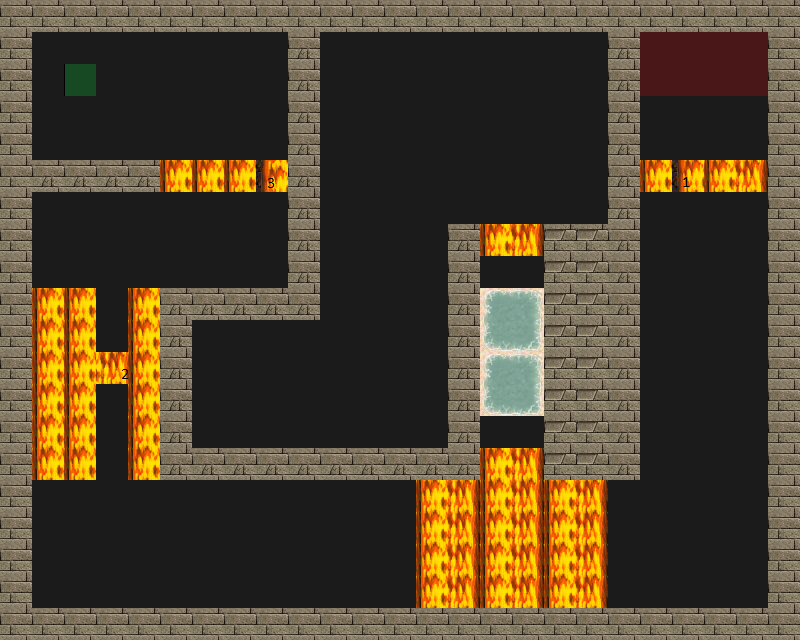

The image is a tile-based game level rendered from a .tmx file. Its description and complete source (layers, tilesets, objects, tile grids) follow:
An orthogonal 25x20 tile map with 32x32 px tiles, 4 tile layers (Road, Trap, Wall, Utility), 4 tilesets.

<map version="1.0" tiledversion="1.1.5" orientation="orthogonal" renderorder="right-down" width="25" height="20" tilewidth="32" tileheight="32" infinite="0" nextobjectid="1">
 <tileset firstgid="1" source="tilesets/meta.tsx" />
 <tileset firstgid="3" source="tilesets/road.tsx" />
 <tileset firstgid="4" source="tilesets/traps.tsx" />
 <tileset firstgid="196" source="tilesets/wallsandroofs.tsx" />
 <layer name="Road" width="25" height="20">
  <data encoding="csv">
3,3,3,3,3,3,3,3,3,3,3,3,3,3,3,3,3,3,3,3,3,3,3,3,3,
3,3,3,3,3,3,3,3,3,3,3,3,3,3,3,3,3,3,3,3,3,3,3,3,3,
3,3,3,3,3,3,3,3,3,3,3,3,3,3,3,3,3,3,3,3,3,3,3,3,3,
3,3,3,3,3,3,3,3,3,3,3,3,3,3,3,3,3,3,3,3,3,3,3,3,3,
3,3,3,3,3,3,3,3,3,3,3,3,3,3,3,3,3,3,3,3,3,3,3,3,3,
3,3,3,3,3,3,3,3,3,3,3,3,3,3,3,3,3,3,3,3,3,3,3,3,3,
3,3,3,3,3,3,3,3,3,3,3,3,3,3,3,3,3,3,3,3,3,3,3,3,3,
3,3,3,3,3,3,3,3,3,3,3,3,3,3,3,3,3,3,3,3,3,3,3,3,3,
3,3,3,3,3,3,3,3,3,3,3,3,3,3,3,3,3,3,3,3,3,3,3,3,3,
3,3,3,3,3,3,3,3,3,3,3,3,3,3,3,3,3,3,3,3,3,3,3,3,3,
3,3,3,3,3,3,3,3,3,3,3,3,3,3,3,3,3,3,3,3,3,3,3,3,3,
3,3,3,3,3,3,3,3,3,3,3,3,3,3,3,3,3,3,3,3,3,3,3,3,3,
3,3,3,3,3,3,3,3,3,3,3,3,3,3,3,3,3,3,3,3,3,3,3,3,3,
3,3,3,3,3,3,3,3,3,3,3,3,3,3,3,3,3,3,3,3,3,3,3,3,3,
3,3,3,3,3,3,3,3,3,3,3,3,3,3,3,3,3,3,3,3,3,3,3,3,3,
3,3,3,3,3,3,3,3,3,3,3,3,3,3,3,3,3,3,3,3,3,3,3,3,3,
3,3,3,3,3,3,3,3,3,3,3,3,3,3,3,3,3,3,3,3,3,3,3,3,3,
3,3,3,3,3,3,3,3,3,3,3,3,3,3,3,3,3,3,3,3,3,3,3,3,3,
3,3,3,3,3,3,3,3,3,3,3,3,3,3,3,3,3,3,3,3,3,3,3,3,3,
3,3,3,3,3,3,3,3,3,3,3,3,3,3,3,3,3,3,3,3,3,3,3,3,3
</data>
 </layer>
 <layer name="Trap" width="25" height="20">
  <data encoding="csv">
0,0,0,0,0,0,0,0,0,0,0,0,0,0,0,0,0,0,0,0,0,0,0,0,0,
0,0,0,0,0,0,0,0,0,0,0,0,0,0,0,0,0,0,0,0,0,0,0,0,0,
0,0,0,0,0,0,0,0,0,0,0,0,0,0,0,0,0,0,0,0,0,0,0,0,0,
0,0,0,0,0,0,0,0,0,0,0,0,0,0,0,0,0,0,0,0,0,0,0,0,0,
0,0,0,0,0,0,0,0,0,0,0,0,0,0,0,0,0,0,0,0,0,0,0,0,0,
0,0,0,0,0,162,162,162,176,0,0,0,0,0,0,0,0,0,0,0,162,160,162,163,0,
0,0,0,0,0,0,0,0,0,0,0,0,0,0,0,0,0,0,0,0,0,0,0,0,0,
0,0,0,0,0,0,0,0,0,0,0,0,0,0,0,162,163,0,0,0,0,0,0,0,0,
0,0,0,0,0,0,0,0,0,0,0,0,0,0,0,0,0,0,0,0,0,0,0,0,0,
0,162,162,0,162,0,0,0,0,0,0,0,0,0,0,80,81,0,0,0,0,0,0,0,0,
0,162,162,0,162,0,0,0,0,0,0,0,0,0,0,96,97,0,0,0,0,0,0,0,0,
0,162,162,161,162,0,0,0,0,0,0,0,0,0,0,80,81,0,0,0,0,0,0,0,0,
0,162,162,0,162,0,0,0,0,0,0,0,0,0,0,96,97,0,0,0,0,0,0,0,0,
0,162,162,0,162,0,0,0,0,0,0,0,0,0,0,0,0,0,0,0,0,0,0,0,0,
0,162,162,0,162,0,0,0,0,0,0,0,0,0,0,162,163,0,0,0,0,0,0,0,0,
0,0,0,0,0,0,0,0,0,0,0,0,0,162,163,162,163,162,163,0,0,0,0,0,0,
0,0,0,0,0,0,0,0,0,0,0,0,0,162,163,162,163,162,163,0,0,0,0,0,0,
0,0,0,0,0,0,0,0,0,0,0,0,0,162,163,162,163,162,163,0,0,0,0,0,0,
0,0,0,0,0,0,0,0,0,0,0,0,0,162,163,162,163,162,163,0,0,0,0,0,0,
0,0,0,0,0,0,0,0,0,0,0,0,0,0,0,0,0,0,0,0,0,0,0,0,0
</data>
 </layer>
 <layer name="Wall" width="25" height="20">
  <data encoding="csv">
261,261,261,261,261,261,261,261,261,261,261,261,261,261,261,261,261,261,261,261,261,261,261,261,261,
261,0,0,0,0,0,0,0,0,309,0,0,0,0,0,0,0,0,0,309,0,0,0,0,261,
261,0,0,0,0,0,0,0,0,309,0,0,0,0,0,0,0,0,0,309,0,0,0,0,261,
261,0,0,0,0,0,0,0,0,309,0,0,0,0,0,0,0,0,0,309,0,0,0,0,261,
261,0,0,0,0,0,0,0,0,309,0,0,0,0,0,0,0,0,0,309,0,0,0,0,261,
261,309,309,309,309,0,0,0,0,309,0,0,0,0,0,0,0,0,0,309,0,0,0,0,261,
261,0,0,0,0,0,0,0,0,309,0,0,0,0,0,0,0,0,0,309,0,0,0,0,261,
261,0,0,0,0,0,0,0,0,309,0,0,0,0,309,0,0,248,248,309,0,0,0,0,261,
261,0,0,0,0,0,0,0,0,309,0,0,0,0,309,0,0,248,248,309,0,0,0,0,261,
261,0,0,0,0,309,309,309,309,309,0,0,0,0,309,0,0,248,248,309,0,0,0,0,261,
261,0,0,0,0,309,0,0,0,0,0,0,0,0,309,0,0,248,248,309,0,0,0,0,261,
261,0,0,0,0,309,0,0,0,0,0,0,0,0,309,0,0,248,248,309,0,0,0,0,261,
261,0,0,0,0,309,0,0,0,0,0,0,0,0,309,0,0,248,248,309,0,0,0,0,261,
261,0,0,0,0,309,0,0,0,0,0,0,0,0,309,0,0,248,248,309,0,0,0,0,261,
261,0,0,0,0,309,309,309,309,309,309,309,309,309,309,0,0,248,248,309,0,0,0,0,261,
261,0,0,0,0,0,0,0,0,0,0,0,0,0,0,0,0,0,0,0,0,0,0,0,261,
261,0,0,0,0,0,0,0,0,0,0,0,0,0,0,0,0,0,0,0,0,0,0,0,261,
261,0,0,0,0,0,0,0,0,0,0,0,0,0,0,0,0,0,0,0,0,0,0,0,261,
261,0,0,0,0,0,0,0,0,0,0,0,0,0,0,0,0,0,0,0,0,0,0,0,261,
261,261,261,261,261,261,261,261,261,261,261,261,261,261,261,261,261,261,261,261,261,261,261,261,261
</data>
 </layer>
 <layer name="Utility" width="25" height="20">
  <data encoding="csv">
0,0,0,0,0,0,0,0,0,0,0,0,0,0,0,0,0,0,0,0,0,0,0,0,0,
0,0,0,0,0,0,0,0,0,0,0,0,0,0,0,0,0,0,0,0,1,1,1,1,0,
0,0,2,0,0,0,0,0,0,0,0,0,0,0,0,0,0,0,0,0,1,1,1,1,0,
0,0,0,0,0,0,0,0,0,0,0,0,0,0,0,0,0,0,0,0,0,0,0,0,0,
0,0,0,0,0,0,0,0,0,0,0,0,0,0,0,0,0,0,0,0,0,0,0,0,0,
0,0,0,0,0,0,0,0,0,0,0,0,0,0,0,0,0,0,0,0,0,0,0,0,0,
0,0,0,0,0,0,0,0,0,0,0,0,0,0,0,0,0,0,0,0,0,0,0,0,0,
0,0,0,0,0,0,0,0,0,0,0,0,0,0,0,0,0,0,0,0,0,0,0,0,0,
0,0,0,0,0,0,0,0,0,0,0,0,0,0,0,0,0,0,0,0,0,0,0,0,0,
0,0,0,0,0,0,0,0,0,0,0,0,0,0,0,0,0,0,0,0,0,0,0,0,0,
0,0,0,0,0,0,0,0,0,0,0,0,0,0,0,0,0,0,0,0,0,0,0,0,0,
0,0,0,0,0,0,0,0,0,0,0,0,0,0,0,0,0,0,0,0,0,0,0,0,0,
0,0,0,0,0,0,0,0,0,0,0,0,0,0,0,0,0,0,0,0,0,0,0,0,0,
0,0,0,0,0,0,0,0,0,0,0,0,0,0,0,0,0,0,0,0,0,0,0,0,0,
0,0,0,0,0,0,0,0,0,0,0,0,0,0,0,0,0,0,0,0,0,0,0,0,0,
0,0,0,0,0,0,0,0,0,0,0,0,0,0,0,0,0,0,0,0,0,0,0,0,0,
0,0,0,0,0,0,0,0,0,0,0,0,0,0,0,0,0,0,0,0,0,0,0,0,0,
0,0,0,0,0,0,0,0,0,0,0,0,0,0,0,0,0,0,0,0,0,0,0,0,0,
0,0,0,0,0,0,0,0,0,0,0,0,0,0,0,0,0,0,0,0,0,0,0,0,0,
0,0,0,0,0,0,0,0,0,0,0,0,0,0,0,0,0,0,0,0,0,0,0,0,0
</data>
 </layer>
</map>
